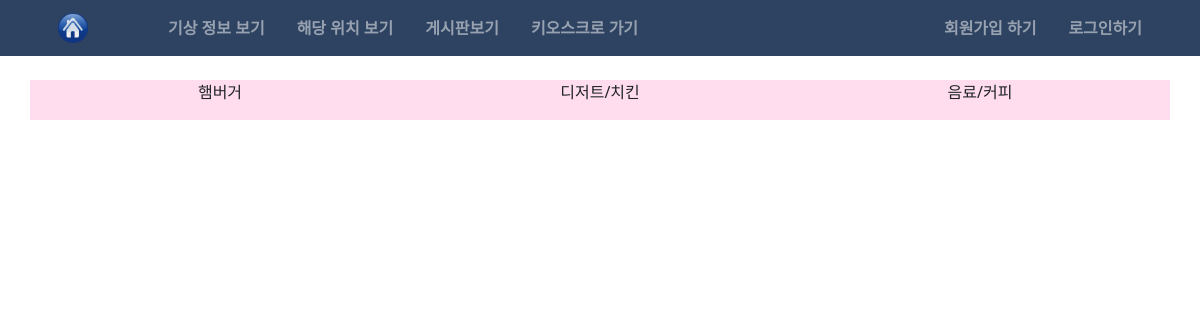
/kiosk/menu/, run on an earlier commit of the app's database.
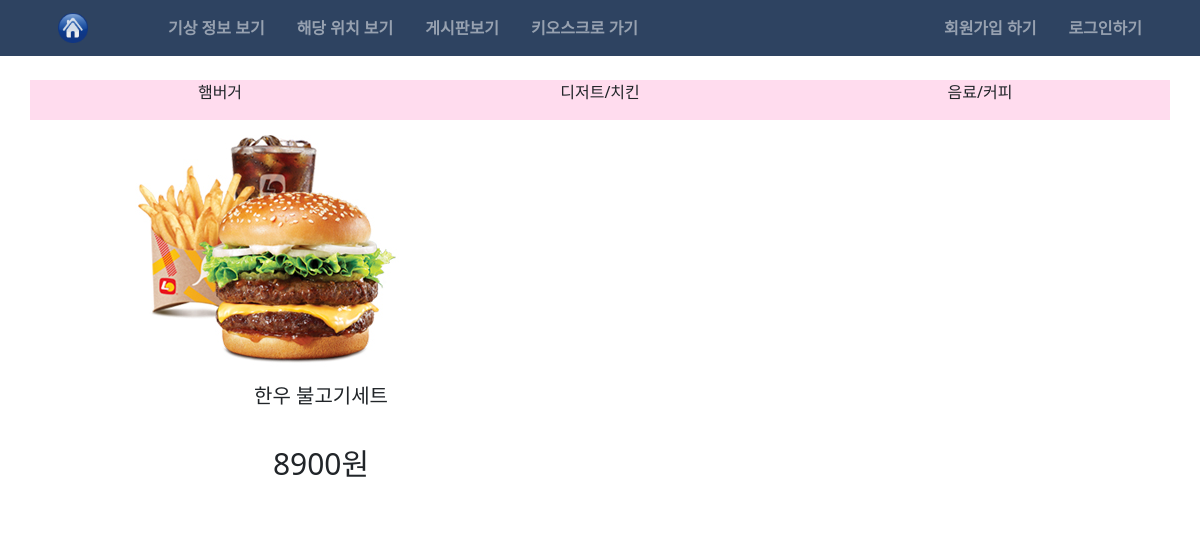
And on a later commit of the database.
### kiosk/models.py (models this page shows, shortened)
class Recipe(models.Model):
  menucode = models.CharField(max_length=5, null=False)
  menu_name = models.CharField(max_length=10, null=False)
  price = models.IntegerField(null=False)

### kiosk/views.py (the view)
# urls.py: path('menu/',views.menu, name='menu'),
def menu(response):
  menu_list = Recipe.objects.order_by()
  context = {'menu_list':menu_list}
  return render(response,'kiosk/menu.html',context)

### templates/kiosk/menu.html (shortened to what this page needs)
{% extends 'base.html' %}
{% block content %}
  {% load static %}
  <div class="menu">
    <div class="container mt-3">
      <div style="width:100%; max-height: 200px; overflow: hidden;" class="img-border">
      </div>
      <div style="background-color:#ffdcee;" class="row">
        <div class="col-4 text-center">
          <p>햄버거</p>
        </div>
        <div class="col-4 text-center">
          <p>디저트/치킨</p>
        </div>
        <div class="col-4 text-center">
          <p>음료/커피</p>
        </div>
      </div>
      {% if menu_list %}
        {% for menu in menu_list %}
          <div class="row">
            {% if menu.menucode == 'h-1' %}
              <form action="{% url 'kiosk:jumun_menu_h1' %}" method="post">
                <div class="col-6 d-flex menuchoose">
                  <div class="btn d-flex justify-content-center">
                    <img src="{% static 'img/kiosk/'%}{{ menu.menucode }}.jpg" class="{{ menu.menucode }}" alt="burder_img">
                  </div>
                </div>
                <div class="col-6">
                  <div class="btn d-flex justify-content-center">
                    <p style="font-size:20px; text-center" class="{{ menu.menucode }} text-center">{{ menu.menu_name }}</p>
                  </div>
                  <div class="btn d-flex justify-content-center">
                    <p style="font-size:30px;" class="{{ menu.menucode }} text-center">{{ menu.price }}원</p>
                  </div>
                </div>
              </form>
            {% endif %}
          {% endfor %}
        {% endif %}
    </div>
  </div>
{% endblock content %}

What changed in the data, as far as the page shows it:
added Recipe: menu_name "한우 불고기세트", price "8900"
